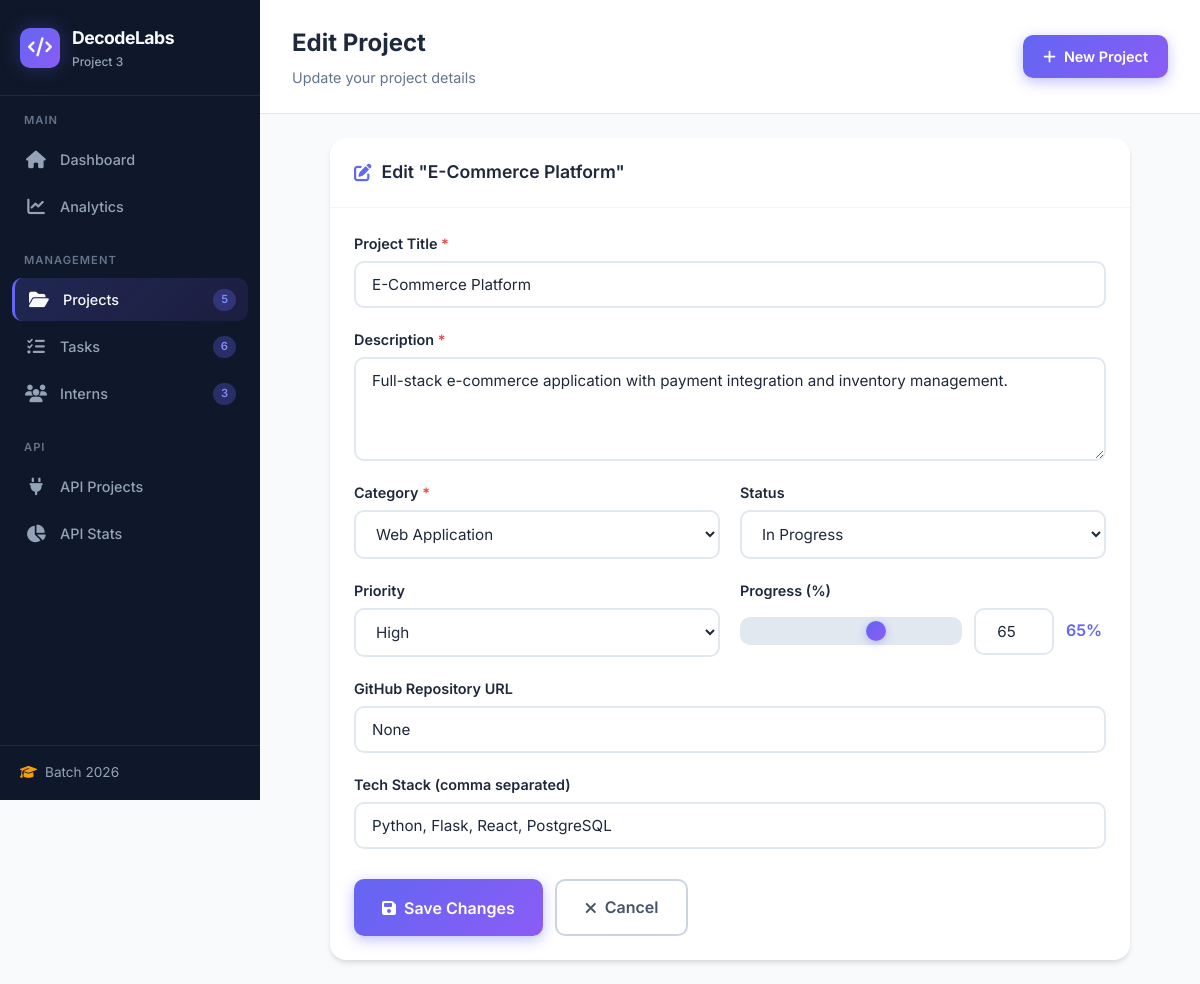
The app's page /projects/1/edit with its own data.
### app.py (models this page shows, shortened)
class Project(db.Model):
    __tablename__ = 'projects'
    id = db.Column(db.Integer, primary_key=True)
    title = db.Column(db.String(200), nullable=False)
    description = db.Column(db.Text, nullable=False)
    category = db.Column(db.String(100), nullable=False)
    status = db.Column(db.String(50), default='In Progress')
    priority = db.Column(db.String(20), default='Medium')
    github_url = db.Column(db.String(500))
    tech_stack = db.Column(db.String(300))
    progress = db.Column(db.Integer, default=0)
    created_at = db.Column(db.DateTime, default=datetime.utcnow)
    updated_at = db.Column(db.DateTime, default=datetime.utcnow, onupdate=datetime.utcnow)
    tasks = db.relationship('Task', backref='project', lazy=True, cascade='all, delete-orphan')

### app.py (the view, shortened to what this page needs)
@app.route('/projects/<int:id>/edit', methods=['GET', 'POST'])
def project_edit(id):
    project = Project.query.get_or_404(id)
    return render_template('project_form.html', project=project)

### app.py (called while the page is built)
@app.context_processor
def inject_stats():
    return {
        'total_projects': Project.query.count(),
        'total_tasks': Task.query.count(),
        'total_interns': Intern.query.count(),
        'completed_projects': Project.query.filter_by(status='Completed').count(),
        'pending_tasks': Task.query.filter_by(status='Pending').count()
    }

### templates/project_form.html (shortened to what this page needs)
{% extends "base.html" %}
{% block page_title %}{% if project %}Edit Project{% else %}Create New Project{% endif %}{% endblock %}
{% block page_subtitle %}{% if project %}Update your project details{% else %}Start a new project journey{% endif %}{% endblock %}
{% block content %}
<div class="form-container">
    <div class="card form-card">
        <div class="card-header">
            <h3><i class="fas fa-{% if project %}edit{% else %}plus-circle{% endif %}"></i> {% if project %}Edit "{{ project.title }}"{% else %}Project Information{% endif %}</h3>
        </div>
        <div class="card-body">
            <form method="POST" class="project-form">
                <div class="form-group">
                    <label for="title">Project Title <span class="required">*</span></label>
                    <input type="text" id="title" name="title" value="{{ project.title if project else '' }}"
                           placeholder="Enter project name" required>
                </div>
                <div class="form-group">
                    <label for="description">Description <span class="required">*</span></label>
                    <textarea id="description" name="description" rows="4"
                              placeholder="Describe your project..." required>{{ project.description if project else '' }}</textarea>
                </div>
                <div class="form-row">
                    <div class="form-group">
                        <label for="category">Category <span class="required">*</span></label>
                        <select id="category" name="category" required>
                            <option value="Web Application" {% if project and project.category == 'Web Application' %}selected{% endif %}>Web Application</option>
                        </select>
                    </div>
                    <div class="form-group">
                        <label for="status">Status</label>
                        <select id="status" name="status">
                            <option value="In Progress" {% if project and project.status == 'In Progress' %}selected{% endif %}>In Progress</option>
                        </select>
                    </div>
                </div>
                <div class="form-row">
                    <div class="form-group">
                        <label for="priority">Priority</label>
                        <select id="priority" name="priority">
                            <option value="High" {% if project and project.priority == 'High' %}selected{% endif %}>High</option>
                        </select>
                    </div>
                    <div class="form-group">
                        <label for="progress">Progress (%)</label>
                        <div class="progress-input-group">
                            <input type="range" id="progressRange" min="0" max="100" value="{{ project.progress if project else 0 }}"
                                   oninput="document.getElementById('progress').value = this.value; document.getElementById('progressValue').textContent = this.value + '%';">
                            <input type="number" id="progress" name="progress" min="0" max="100" value="{{ project.progress if project else 0 }}"
                                   oninput="document.getElementById('progressRange').value = this.value; document.getElementById('progressValue').textContent = this.value + '%';">
                            <span id="progressValue">{{ project.progress if project else 0 }}%</span>
                        </div>
                    </div>
                </div>
                <div class="form-group">
                    <label for="github_url">GitHub Repository URL</label>
                    <input type="url" id="github_url" name="github_url" value="{{ project.github_url if project else '' }}"
                           placeholder="https://github.com/username/repo">
                </div>
                <div class="form-group">
                    <label for="tech_stack">Tech Stack (comma separated)</label>
                    <input type="text" id="tech_stack" name="tech_stack" value="{{ project.tech_stack if project else '' }}"
                           placeholder="Python, Flask, React, PostgreSQL">
                </div>
                <div class="form-actions">
                    <button type="submit" class="btn btn-primary btn-lg">
                        <i class="fas fa-{% if project %}save{% else %}plus{% endif %}"></i>
                        {% if project %}Save Changes{% else %}Create Project{% endif %}
                    </button>
                    <a href="{{ url_for('projects_list') }}" class="btn btn-outline btn-lg">
                        <i class="fas fa-times"></i> Cancel
                    </a>
                </div>
            </form>
        </div>
    </div>
</div>
{% endblock %}

### static/css/style.css (style rules this page uses)
:root { --primary: #6366f1; --primary-dark: #4f46e5; --primary-light: #818cf8; --primary-50: #eef2ff; --secondary: #8b5cf6; --accent: #ec4899; --success: #10b981; --success-light: #d1fae5; --warning: #f59e0b; --warning-light: #fef3c7; --danger: #ef4444; --danger-light: #fee2e2; --info: #3b82f6; --info-light: #dbeafe; --gray-50: #f8fafc; --gray-100: #f1f5f9; --gray-200: #e2e8f0; --gray-300: #cbd5e1; --gray-400: #94a3b8; --gray-500: #64748b; --gray-600: #475569; --gray-700: #334155; --gray-800: #1e293b; --gray-900: #0f172a; --bg-primary: #f8fafc; --bg-secondary: #ffffff; --bg-sidebar: #0f172a; --bg-card: #ffffff; --text-primary: #1e293b; --text-secondary: #64748b; --text-muted: #94a3b8; --text-light: #f8fafc; --shadow-sm: 0 1px 2px 0 rgba(0, 0, 0, 0.05); --shadow-md: 0 4px 6px -1px rgba(0, 0, 0, 0.1), 0 2px 4px -1px rgba(0, 0, 0, 0.06); --shadow-lg: 0 10px 15px -3px rgba(0, 0, 0, 0.1), 0 4px 6px -2px rgba(0, 0, 0, 0.05); --shadow-xl: 0 20px 25px -5px rgba(0, 0, 0, 0.1), 0 10px 10px -5px rgba(0, 0, 0, 0.04); --shadow-glow: 0 0 20px rgba(99, 102, 241, 0.3); --border-radius-sm: 6px; --border-radius-md: 10px; --border-radius-lg: 16px; --border-radius-xl: 24px; --transition-fast: 0.15s ease; --transition-base: 0.3s ease; --transition-slow: 0.5s ease; --sidebar-width: 260px; --sidebar-collapsed: 70px; }
*, *::before, *::after { margin: 0; padding: 0; box-sizing: border-box; }
html { font-size: 16px; scroll-behavior: smooth; }
body { font-family: 'Inter', -apple-system, BlinkMacSystemFont, 'Segoe UI', Roboto, sans-serif; background: var(--bg-primary); color: var(--text-primary); line-height: 1.6; min-height: 100vh; overflow-x: hidden; }
a { color: inherit; text-decoration: none; transition: var(--transition-fast); }
button { cursor: pointer; border: none; background: none; font-family: inherit; }
input, textarea, select { font-family: inherit; font-size: 0.95rem; }
.btn { display: inline-flex; align-items: center; gap: 8px; padding: 10px 20px; border-radius: var(--border-radius-md); font-size: 0.9rem; font-weight: 600; transition: var(--transition-fast); cursor: pointer; border: none; }
.btn-primary { background: linear-gradient(135deg, var(--primary), var(--secondary)); color: white; box-shadow: 0 4px 14px rgba(99, 102, 241, 0.4); }
.btn-outline { background: transparent; color: var(--gray-600); border: 2px solid var(--gray-300); }
.btn-lg { padding: 14px 28px; font-size: 1rem; }
.card { background: var(--bg-card); border-radius: var(--border-radius-lg); box-shadow: var(--shadow-md); overflow: hidden; margin-bottom: 24px; transition: var(--transition-base); }
.card-header { padding: 20px 24px; display: flex; align-items: center; justify-content: space-between; border-bottom: 1px solid var(--gray-100); }
.card-header h3 { font-size: 1.1rem; font-weight: 600; display: flex; align-items: center; gap: 10px; }
.card-header h3 i { color: var(--primary); }
.card-body { padding: 24px; }
.form-container { max-width: 800px; margin: 0 auto; }
.form-card { margin-bottom: 0; }
.project-form { display: flex; flex-direction: column; gap: 20px; }
.form-group { display: flex; flex-direction: column; gap: 6px; }
.form-group label { font-size: 0.9rem; font-weight: 600; color: var(--text-primary); }
.form-group .required { color: var(--danger); }
.form-group input, .form-group textarea, .form-group select { padding: 12px 16px; border: 2px solid var(--gray-200); border-radius: var(--border-radius-md); background: var(--bg-card); color: var(--text-primary); font-size: 0.95rem; transition: var(--transition-fast); width: 100%; }
.form-group input::placeholder, .form-group textarea::placeholder { color: var(--gray-400); }
.form-row { display: grid; grid-template-columns: 1fr 1fr; gap: 20px; }
.progress-input-group { display: flex; align-items: center; gap: 12px; }
.progress-input-group input[type="range"] { flex: 1; -webkit-appearance: none; height: 6px; border-radius: 10px; background: var(--gray-200); outline: none; }
.progress-input-group input[type="number"] { width: 80px; text-align: center; }
.progress-input-group span { font-weight: 600; color: var(--primary); min-width: 40px; }
.form-actions { display: flex; gap: 12px; padding-top: 10px; }

### records on screen
Project: title "E-Commerce Platform", description "Full-stack e-commerce application with payment integration and inventory management.", category "Web Application", status "In Progress", priority "High", progress "65", github_url "None", tech_stack "Python, Flask, React, PostgreSQL"

### other values on screen
{{ total_projects }} "5"
{{ total_tasks }} "6"
{{ total_interns }} "3"
